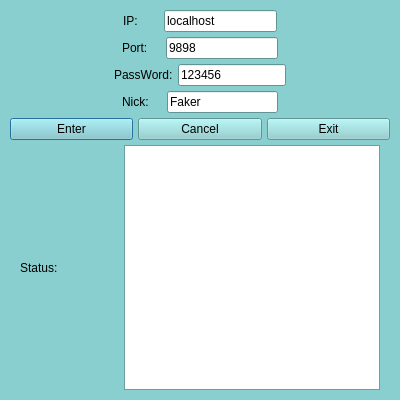
<?xml version="1.0" encoding="UTF-8"?>
<ui version="4.0">
 <class>ConnectDialog</class>
 <widget class="QDialog" name="ConnectDialog">
  <property name="geometry">
   <rect>
    <x>0</x>
    <y>0</y>
    <width>400</width>
    <height>400</height>
   </rect>
  </property>
  <property name="palette">
   <palette>
    <active>
     <colorrole role="WindowText">
      <brush brushstyle="SolidPattern">
       <color alpha="255">
        <red>0</red>
        <green>0</green>
        <blue>0</blue>
       </color>
      </brush>
     </colorrole>
     <colorrole role="Button">
      <brush brushstyle="SolidPattern">
       <color alpha="255">
        <red>138</red>
        <green>207</green>
        <blue>207</blue>
       </color>
      </brush>
     </colorrole>
     <colorrole role="Light">
      <brush brushstyle="SolidPattern">
       <color alpha="255">
        <red>226</red>
        <green>255</green>
        <blue>255</blue>
       </color>
      </brush>
     </colorrole>
     <colorrole role="Midlight">
      <brush brushstyle="SolidPattern">
       <color alpha="255">
        <red>182</red>
        <green>231</green>
        <blue>231</blue>
       </color>
      </brush>
     </colorrole>
     <colorrole role="Dark">
      <brush brushstyle="SolidPattern">
       <color alpha="255">
        <red>69</red>
        <green>103</green>
        <blue>103</blue>
       </color>
      </brush>
     </colorrole>
     <colorrole role="Mid">
      <brush brushstyle="SolidPattern">
       <color alpha="255">
        <red>92</red>
        <green>138</green>
        <blue>138</blue>
       </color>
      </brush>
     </colorrole>
     <colorrole role="Text">
      <brush brushstyle="SolidPattern">
       <color alpha="255">
        <red>0</red>
        <green>0</green>
        <blue>0</blue>
       </color>
      </brush>
     </colorrole>
     <colorrole role="BrightText">
      <brush brushstyle="SolidPattern">
       <color alpha="255">
        <red>255</red>
        <green>255</green>
        <blue>255</blue>
       </color>
      </brush>
     </colorrole>
     <colorrole role="ButtonText">
      <brush brushstyle="SolidPattern">
       <color alpha="255">
        <red>0</red>
        <green>0</green>
        <blue>0</blue>
       </color>
      </brush>
     </colorrole>
     <colorrole role="Base">
      <brush brushstyle="SolidPattern">
       <color alpha="255">
        <red>255</red>
        <green>255</green>
        <blue>255</blue>
       </color>
      </brush>
     </colorrole>
     <colorrole role="Window">
      <brush brushstyle="SolidPattern">
       <color alpha="255">
        <red>138</red>
        <green>207</green>
        <blue>207</blue>
       </color>
      </brush>
     </colorrole>
     <colorrole role="Shadow">
      <brush brushstyle="SolidPattern">
       <color alpha="255">
        <red>0</red>
        <green>0</green>
        <blue>0</blue>
       </color>
      </brush>
     </colorrole>
     <colorrole role="AlternateBase">
      <brush brushstyle="SolidPattern">
       <color alpha="255">
        <red>196</red>
        <green>231</green>
        <blue>231</blue>
       </color>
      </brush>
     </colorrole>
     <colorrole role="ToolTipBase">
      <brush brushstyle="SolidPattern">
       <color alpha="255">
        <red>255</red>
        <green>255</green>
        <blue>220</blue>
       </color>
      </brush>
     </colorrole>
     <colorrole role="ToolTipText">
      <brush brushstyle="SolidPattern">
       <color alpha="255">
        <red>0</red>
        <green>0</green>
        <blue>0</blue>
       </color>
      </brush>
     </colorrole>
     <colorrole role="PlaceholderText">
      <brush brushstyle="SolidPattern">
       <color alpha="128">
        <red>0</red>
        <green>0</green>
        <blue>0</blue>
       </color>
      </brush>
     </colorrole>
    </active>
    <inactive>
     <colorrole role="WindowText">
      <brush brushstyle="SolidPattern">
       <color alpha="255">
        <red>0</red>
        <green>0</green>
        <blue>0</blue>
       </color>
      </brush>
     </colorrole>
     <colorrole role="Button">
      <brush brushstyle="SolidPattern">
       <color alpha="255">
        <red>138</red>
        <green>207</green>
        <blue>207</blue>
       </color>
      </brush>
     </colorrole>
     <colorrole role="Light">
      <brush brushstyle="SolidPattern">
       <color alpha="255">
        <red>226</red>
        <green>255</green>
        <blue>255</blue>
       </color>
      </brush>
     </colorrole>
     <colorrole role="Midlight">
      <brush brushstyle="SolidPattern">
       <color alpha="255">
        <red>182</red>
        <green>231</green>
        <blue>231</blue>
       </color>
      </brush>
     </colorrole>
     <colorrole role="Dark">
      <brush brushstyle="SolidPattern">
       <color alpha="255">
        <red>69</red>
        <green>103</green>
        <blue>103</blue>
       </color>
      </brush>
     </colorrole>
     <colorrole role="Mid">
      <brush brushstyle="SolidPattern">
       <color alpha="255">
        <red>92</red>
        <green>138</green>
        <blue>138</blue>
       </color>
      </brush>
     </colorrole>
     <colorrole role="Text">
      <brush brushstyle="SolidPattern">
       <color alpha="255">
        <red>0</red>
        <green>0</green>
        <blue>0</blue>
       </color>
      </brush>
     </colorrole>
     <colorrole role="BrightText">
      <brush brushstyle="SolidPattern">
       <color alpha="255">
        <red>255</red>
        <green>255</green>
        <blue>255</blue>
       </color>
      </brush>
     </colorrole>
     <colorrole role="ButtonText">
      <brush brushstyle="SolidPattern">
       <color alpha="255">
        <red>0</red>
        <green>0</green>
        <blue>0</blue>
       </color>
      </brush>
     </colorrole>
     <colorrole role="Base">
      <brush brushstyle="SolidPattern">
       <color alpha="255">
        <red>255</red>
        <green>255</green>
        <blue>255</blue>
       </color>
      </brush>
     </colorrole>
     <colorrole role="Window">
      <brush brushstyle="SolidPattern">
       <color alpha="255">
        <red>138</red>
        <green>207</green>
        <blue>207</blue>
       </color>
      </brush>
     </colorrole>
     <colorrole role="Shadow">
      <brush brushstyle="SolidPattern">
       <color alpha="255">
        <red>0</red>
        <green>0</green>
        <blue>0</blue>
       </color>
      </brush>
     </colorrole>
     <colorrole role="AlternateBase">
      <brush brushstyle="SolidPattern">
       <color alpha="255">
        <red>196</red>
        <green>231</green>
        <blue>231</blue>
       </color>
      </brush>
     </colorrole>
     <colorrole role="ToolTipBase">
      <brush brushstyle="SolidPattern">
       <color alpha="255">
        <red>255</red>
        <green>255</green>
        <blue>220</blue>
       </color>
      </brush>
     </colorrole>
     <colorrole role="ToolTipText">
      <brush brushstyle="SolidPattern">
       <color alpha="255">
        <red>0</red>
        <green>0</green>
        <blue>0</blue>
       </color>
      </brush>
     </colorrole>
     <colorrole role="PlaceholderText">
      <brush brushstyle="SolidPattern">
       <color alpha="128">
        <red>0</red>
        <green>0</green>
        <blue>0</blue>
       </color>
      </brush>
     </colorrole>
    </inactive>
    <disabled>
     <colorrole role="WindowText">
      <brush brushstyle="SolidPattern">
       <color alpha="255">
        <red>69</red>
        <green>103</green>
        <blue>103</blue>
       </color>
      </brush>
     </colorrole>
     <colorrole role="Button">
      <brush brushstyle="SolidPattern">
       <color alpha="255">
        <red>138</red>
        <green>207</green>
        <blue>207</blue>
       </color>
      </brush>
     </colorrole>
     <colorrole role="Light">
      <brush brushstyle="SolidPattern">
       <color alpha="255">
        <red>226</red>
        <green>255</green>
        <blue>255</blue>
       </color>
      </brush>
     </colorrole>
     <colorrole role="Midlight">
      <brush brushstyle="SolidPattern">
       <color alpha="255">
        <red>182</red>
        <green>231</green>
        <blue>231</blue>
       </color>
      </brush>
     </colorrole>
     <colorrole role="Dark">
      <brush brushstyle="SolidPattern">
       <color alpha="255">
        <red>69</red>
        <green>103</green>
        <blue>103</blue>
       </color>
      </brush>
     </colorrole>
     <colorrole role="Mid">
      <brush brushstyle="SolidPattern">
       <color alpha="255">
        <red>92</red>
        <green>138</green>
        <blue>138</blue>
       </color>
      </brush>
     </colorrole>
     <colorrole role="Text">
      <brush brushstyle="SolidPattern">
       <color alpha="255">
        <red>69</red>
        <green>103</green>
        <blue>103</blue>
       </color>
      </brush>
     </colorrole>
     <colorrole role="BrightText">
      <brush brushstyle="SolidPattern">
       <color alpha="255">
        <red>255</red>
        <green>255</green>
        <blue>255</blue>
       </color>
      </brush>
     </colorrole>
     <colorrole role="ButtonText">
      <brush brushstyle="SolidPattern">
       <color alpha="255">
        <red>69</red>
        <green>103</green>
        <blue>103</blue>
       </color>
      </brush>
     </colorrole>
     <colorrole role="Base">
      <brush brushstyle="SolidPattern">
       <color alpha="255">
        <red>138</red>
        <green>207</green>
        <blue>207</blue>
       </color>
      </brush>
     </colorrole>
     <colorrole role="Window">
      <brush brushstyle="SolidPattern">
       <color alpha="255">
        <red>138</red>
        <green>207</green>
        <blue>207</blue>
       </color>
      </brush>
     </colorrole>
     <colorrole role="Shadow">
      <brush brushstyle="SolidPattern">
       <color alpha="255">
        <red>0</red>
        <green>0</green>
        <blue>0</blue>
       </color>
      </brush>
     </colorrole>
     <colorrole role="AlternateBase">
      <brush brushstyle="SolidPattern">
       <color alpha="255">
        <red>138</red>
        <green>207</green>
        <blue>207</blue>
       </color>
      </brush>
     </colorrole>
     <colorrole role="ToolTipBase">
      <brush brushstyle="SolidPattern">
       <color alpha="255">
        <red>255</red>
        <green>255</green>
        <blue>220</blue>
       </color>
      </brush>
     </colorrole>
     <colorrole role="ToolTipText">
      <brush brushstyle="SolidPattern">
       <color alpha="255">
        <red>0</red>
        <green>0</green>
        <blue>0</blue>
       </color>
      </brush>
     </colorrole>
     <colorrole role="PlaceholderText">
      <brush brushstyle="SolidPattern">
       <color alpha="128">
        <red>0</red>
        <green>0</green>
        <blue>0</blue>
       </color>
      </brush>
     </colorrole>
    </disabled>
   </palette>
  </property>
  <property name="windowTitle">
   <string>Dialog</string>
  </property>
  <layout class="QVBoxLayout" name="verticalLayout">
   <property name="spacing">
    <number>5</number>
   </property>
   <property name="leftMargin">
    <number>10</number>
   </property>
   <property name="topMargin">
    <number>10</number>
   </property>
   <property name="rightMargin">
    <number>10</number>
   </property>
   <property name="bottomMargin">
    <number>10</number>
   </property>
   <item>
    <layout class="QHBoxLayout" name="horizontalLayout">
     <property name="spacing">
      <number>6</number>
     </property>
     <property name="leftMargin">
      <number>0</number>
     </property>
     <property name="topMargin">
      <number>0</number>
     </property>
     <property name="rightMargin">
      <number>0</number>
     </property>
     <property name="bottomMargin">
      <number>0</number>
     </property>
     <item>
      <spacer name="horizontalSpacer">
       <property name="orientation">
        <enum>Qt::Horizontal</enum>
       </property>
       <property name="sizeHint" stdset="0">
        <size>
         <width>40</width>
         <height>20</height>
        </size>
       </property>
      </spacer>
     </item>
     <item>
      <widget class="QLabel" name="label">
       <property name="text">
        <string>IP:      </string>
       </property>
       <property name="textFormat">
        <enum>Qt::AutoText</enum>
       </property>
      </widget>
     </item>
     <item>
      <widget class="QLineEdit" name="ip_line">
       <property name="text">
        <string>localhost</string>
       </property>
       <property name="maxLength">
        <number>15</number>
       </property>
      </widget>
     </item>
     <item>
      <spacer name="horizontalSpacer_2">
       <property name="orientation">
        <enum>Qt::Horizontal</enum>
       </property>
       <property name="sizeHint" stdset="0">
        <size>
         <width>40</width>
         <height>20</height>
        </size>
       </property>
      </spacer>
     </item>
    </layout>
   </item>
   <item>
    <layout class="QHBoxLayout" name="horizontalLayout_2">
     <item>
      <spacer name="horizontalSpacer_3">
       <property name="orientation">
        <enum>Qt::Horizontal</enum>
       </property>
       <property name="sizeHint" stdset="0">
        <size>
         <width>40</width>
         <height>20</height>
        </size>
       </property>
      </spacer>
     </item>
     <item>
      <widget class="QLabel" name="label_2">
       <property name="text">
        <string>Port:    </string>
       </property>
      </widget>
     </item>
     <item>
      <widget class="QLineEdit" name="port_line">
       <property name="text">
        <string>9898</string>
       </property>
       <property name="maxLength">
        <number>5</number>
       </property>
      </widget>
     </item>
     <item>
      <spacer name="horizontalSpacer_4">
       <property name="orientation">
        <enum>Qt::Horizontal</enum>
       </property>
       <property name="sizeHint" stdset="0">
        <size>
         <width>40</width>
         <height>20</height>
        </size>
       </property>
      </spacer>
     </item>
    </layout>
   </item>
   <item>
    <layout class="QHBoxLayout" name="horizontalLayout_3">
     <item>
      <spacer name="horizontalSpacer_5">
       <property name="orientation">
        <enum>Qt::Horizontal</enum>
       </property>
       <property name="sizeHint" stdset="0">
        <size>
         <width>40</width>
         <height>20</height>
        </size>
       </property>
      </spacer>
     </item>
     <item>
      <widget class="QLabel" name="label_4">
       <property name="text">
        <string>PassWord:</string>
       </property>
      </widget>
     </item>
     <item>
      <widget class="QLineEdit" name="password_line">
       <property name="locale">
        <locale language="English" country="UnitedStates"/>
       </property>
       <property name="text">
        <string>123456</string>
       </property>
       <property name="maxLength">
        <number>6</number>
       </property>
      </widget>
     </item>
     <item>
      <spacer name="horizontalSpacer_6">
       <property name="orientation">
        <enum>Qt::Horizontal</enum>
       </property>
       <property name="sizeHint" stdset="0">
        <size>
         <width>40</width>
         <height>20</height>
        </size>
       </property>
      </spacer>
     </item>
    </layout>
   </item>
   <item>
    <layout class="QHBoxLayout" name="horizontalLayout_4">
     <item>
      <spacer name="horizontalSpacer_7">
       <property name="orientation">
        <enum>Qt::Horizontal</enum>
       </property>
       <property name="sizeHint" stdset="0">
        <size>
         <width>40</width>
         <height>20</height>
        </size>
       </property>
      </spacer>
     </item>
     <item>
      <widget class="QLabel" name="label_3">
       <property name="text">
        <string>Nick:    </string>
       </property>
      </widget>
     </item>
     <item>
      <widget class="QLineEdit" name="nick_line">
       <property name="text">
        <string>Faker</string>
       </property>
       <property name="maxLength">
        <number>10</number>
       </property>
      </widget>
     </item>
     <item>
      <spacer name="horizontalSpacer_8">
       <property name="orientation">
        <enum>Qt::Horizontal</enum>
       </property>
       <property name="sizeHint" stdset="0">
        <size>
         <width>40</width>
         <height>20</height>
        </size>
       </property>
      </spacer>
     </item>
    </layout>
   </item>
   <item>
    <layout class="QHBoxLayout" name="horizontalLayout_5">
     <item>
      <widget class="QPushButton" name="enter_button">
       <property name="text">
        <string>Enter</string>
       </property>
      </widget>
     </item>
     <item>
      <widget class="QPushButton" name="cancel_button">
       <property name="text">
        <string>Cancel</string>
       </property>
      </widget>
     </item>
     <item>
      <widget class="QPushButton" name="exit_button">
       <property name="text">
        <string>Exit</string>
       </property>
      </widget>
     </item>
    </layout>
   </item>
   <item>
    <layout class="QHBoxLayout" name="horizontalLayout_7">
     <property name="leftMargin">
      <number>10</number>
     </property>
     <property name="rightMargin">
      <number>10</number>
     </property>
     <item>
      <widget class="QLabel" name="label_5">
       <property name="text">
        <string>Status:</string>
       </property>
      </widget>
     </item>
     <item>
      <widget class="QTextEdit" name="status_text">
       <property name="sizePolicy">
        <sizepolicy hsizetype="Minimum" vsizetype="Ignored">
         <horstretch>0</horstretch>
         <verstretch>0</verstretch>
        </sizepolicy>
       </property>
       <property name="readOnly">
        <bool>true</bool>
       </property>
      </widget>
     </item>
    </layout>
   </item>
  </layout>
 </widget>
 <resources/>
 <connections/>
</ui>
